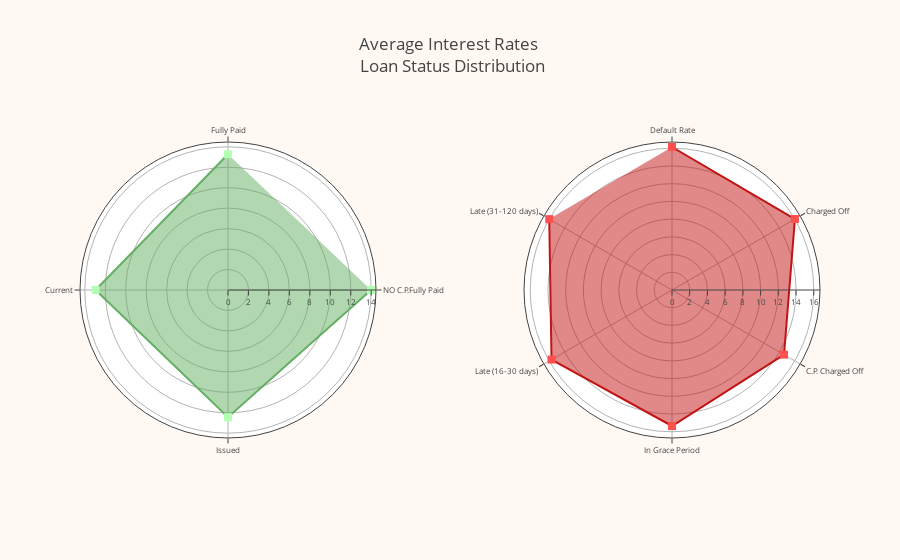

The notebook cell this image was saved under:
### Markdown cell above
## plotly 雷达图

### Code cell
data = [
    go.Scatterpolar(
        mode = 'lines + markers',
        r = [avg_fully_paid,avg_current,avg_issued,avg_long_fully_paid],
        theta = ['Fully Paid','Current','Issued','NO C.P.Fully Paid'],
        fill = 'toself',
        name = 'Good Loans',
        line = dict(
            color = '#63AF63'
        ),
        marker = dict(
            color = '#B3FFB3',
            symbol = 'square',
            size = 8,
        ),
        subplot='polar',
    ),
    
    
    go.Scatterpolar(
        mode='lines+markers',
      r = [avg_default_rates, avg_charged_off, avg_long_charged_off, avg_grace_period, avg_short_late, avg_long_late],
      theta = ['Default Rate', 'Charged Off', 'C.P. Charged Off', 'In Grace Period', 'Late (16-30 days)', 'Late (31-120 days)'],
      fill = 'toself',
      name = 'Bad Loans',
        line = dict(
        color = "#C31414"
      ),
      marker = dict(
        color = "#FF5050",
        symbol = "square",
        size = 8
      ),
      subplot = "polar2"
    )
]

layout = go.Layout(
    title="Average Interest Rates <br> Loan Status Distribution",
    showlegend = False,
     paper_bgcolor = "rgb(255, 248, 243)",
    polar = dict(
      domain = dict(
        x = [0,0.4],
        y = [0,1]
      ),
      radialaxis = dict(
        tickfont = dict(
          size = 8
        )
      ),
      angularaxis = dict(
        tickfont = dict(
          size = 8
        ),
        rotation = 90,
        direction = "counterclockwise"
      )
    ),
    polar2 = dict(
      domain = dict(
        x = [0.6,1],
        y = [0,1]
      ),
      radialaxis = dict(
        tickfont = dict(
          size = 8
        )
      ),
      angularaxis = dict(
        tickfont = dict(
          size = 8
        ),
        rotation = 90,
        direction = "clockwise"
      ),
    )
)

fig = go.Figure(data=data, layout=layout)
iplot(fig, filename='polar/directions')

### Figure 1 — Plotly figure (JSON) as saved in the notebook; plotly's stock layout.template omitted (floating-point values rounded to 4 significant figures)
{"data": [{"fill": "toself", "line": {"color": "#63AF63"}, "marker": {"color": "#B3FFB3", "size": 8, "symbol": "square"}, "mode": "lines+markers", "name": "Good Loans", "r": [13.27, 12.95, 12.44, 13.98], "subplot": "polar", "theta": ["Fully Paid", "Current", "Issued", "NO C.P.Fully Paid"], "type": "scatterpolar", "uid": "60a40f24-eda3-444c-8695-5a020af3a43b"}, {"fill": "toself", "line": {"color": "#C31414"}, "marker": {"color": "#FF5050", "size": 8, "symbol": "square"}, "mode": "lines+markers", "name": "Bad Loans", "r": [16.14, 16.02, 14.6, 15.35, 15.7, 16], "subplot": "polar2", "theta": ["Default Rate", "Charged Off", "C.P. Charged Off", "In Grace Period", "Late (16-30 days)", "Late (31-120 days)"], "type": "scatterpolar", "uid": "31da5c73-00e4-47b1-9d5e-643f459e8612"}], "layout": {"paper_bgcolor": "rgb(255, 248, 243)", "polar": {"angularaxis": {"direction": "counterclockwise", "rotation": 90, "tickfont": {"size": 8}}, "domain": {"x": [0, 0.4], "y": [0, 1]}, "radialaxis": {"tickfont": {"size": 8}}}, "polar2": {"angularaxis": {"direction": "clockwise", "rotation": 90, "tickfont": {"size": 8}}, "domain": {"x": [0.6, 1], "y": [0, 1]}, "radialaxis": {"tickfont": {"size": 8}}}, "showlegend": false, "title": {"text": "Average Interest Rates <br> Loan Status Distribution"}}}
